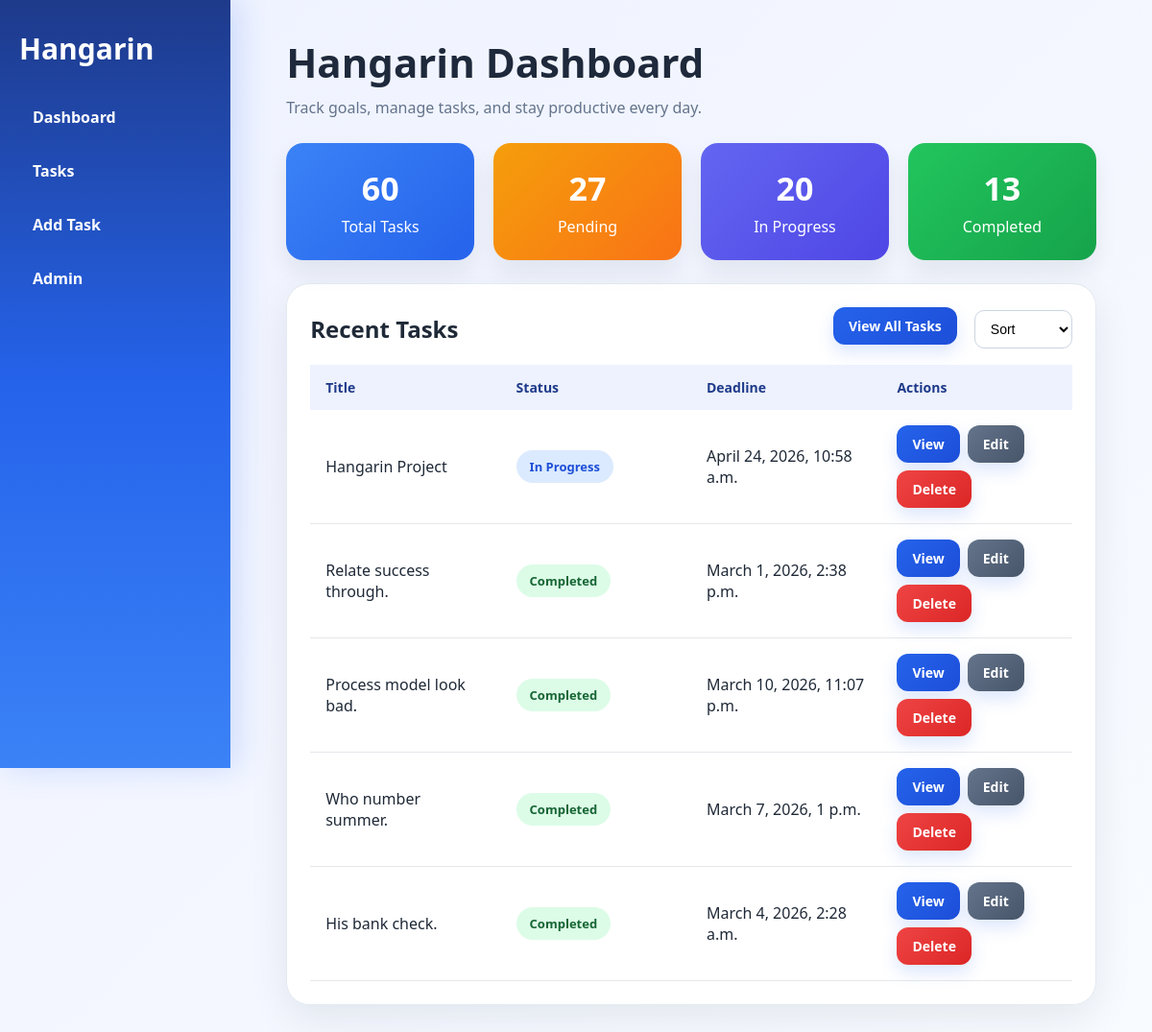
The page / on the database its author committed.
### tasks/models.py (models this page shows, shortened)
class BaseModel(models.Model):
    created_at = models.DateTimeField(auto_now_add=True)
    updated_at = models.DateTimeField(auto_now=True)
    class Meta:
        abstract = True

class Task(BaseModel):
    STATUS_CHOICES = [
        ("Pending", "Pending"),
        ("In Progress", "In Progress"),
        ("Completed", "Completed"),
    ]
    title = models.CharField(max_length=200)
    description = models.TextField()
    status = models.CharField(
        max_length=50,
        choices=STATUS_CHOICES,
        default="Pending"
    )
    deadline = models.DateTimeField()
    priority = models.ForeignKey(Priority, on_delete=models.CASCADE)
    category = models.ForeignKey(Category, on_delete=models.CASCADE)

### tasks/views.py (the view)
# urls.py: path('', views.dashboard, name='dashboard'),
def dashboard(request):
    sort = request.GET.get('sort')
    tasks = Task.objects.all()
    if sort == "date":
        tasks = tasks.order_by('-created_at')
    elif sort == "deadline":
        tasks = tasks.order_by('deadline')
    elif sort == "status":
        tasks = tasks.order_by('status')
    elif sort == "priority":
        tasks = tasks.order_by('priority__name')
    else:
        tasks = tasks.order_by('-created_at')
    tasks = tasks[:5]
    total_tasks = Task.objects.count()
    pending_tasks = Task.objects.filter(status="Pending").count()
    in_progress_tasks = Task.objects.filter(status="In Progress").count()
    completed_tasks = Task.objects.filter(status="Completed").count()
    context = {
        'tasks': tasks,
        'total_tasks': total_tasks,
        'pending_tasks': pending_tasks,
        'in_progress_tasks': in_progress_tasks,
        'completed_tasks': completed_tasks,
    }
    return render(request, 'tasks/dashboard.html', context)

### tasks/templates/tasks/dashboard.html (shortened to what this page needs)
{% extends 'tasks/base.html' %}
{% block content %}
<h1 class="page-title">Hangarin Dashboard</h1>
<p class="page-subtitle">Track goals, manage tasks, and stay productive every day.</p>
<div class="stats">
    <div class="stat-box stat-total">
        <h2>{{ total_tasks }}</h2>
        <p>Total Tasks</p>
    </div>
    <div class="stat-box stat-pending">
        <h2>{{ pending_tasks }}</h2>
        <p>Pending</p>
    </div>
    <div class="stat-box stat-progress">
        <h2>{{ in_progress_tasks }}</h2>
        <p>In Progress</p>
    </div>
    <div class="stat-box stat-completed">
        <h2>{{ completed_tasks }}</h2>
        <p>Completed</p>
    </div>
</div>
<div class="card">
    <div style="display:flex; justify-content:space-between; align-items:center; flex-wrap:wrap; gap:12px; margin-bottom:15px;">
        <h2 style="margin:0;">Recent Tasks</h2>
        <div style="display:flex; align-items:center; gap:10px; flex-wrap:wrap;">
            <a class="btn" href="{% url 'task_list' %}">
                View All Tasks
            </a>
            <form method="GET" style="margin:0;">
                <select name="sort" onchange="this.form.submit()">
                    <option value="">Sort</option>
                </select>
            </form>
        </div>
    </div>
    <table>
        <tr>
            <th>Title</th>
            <th>Status</th>
            <th>Deadline</th>
            <th>Actions</th>
        </tr>
        {% for task in tasks %}
        <tr>
            <td>{{ task.title }}</td>
            <td>
                {% if task.status == "Pending" %}
                    <span class="badge badge-pending">{{ task.status }}</span>
                {% elif task.status == "In Progress" %}
                    <span class="badge badge-progress">{{ task.status }}</span>
                {% elif task.status == "Completed" %}
                    <span class="badge badge-completed">{{ task.status }}</span>
                {% else %}
                    {{ task.status }}
                {% endif %}
            </td>
            <td>{{ task.deadline }}</td>
            <td>
                <div class="actions">
                    <a class="btn" href="{% url 'task_detail' task.pk %}">View</a>
                    <a class="btn btn-secondary" href="{% url 'task_update' task.pk %}">Edit</a>
                    <a class="btn btn-danger" href="{% url 'task_delete' task.pk %}">Delete</a>
                </div>
            </td>
        </tr>
        {% empty %}
        <tr>
            <td colspan="4" class="empty-text">No tasks found.</td>
        </tr>
        {% endfor %}
    </table>
</div>
{% endblock %}

### tasks/templates/tasks/base.html (style rules this page uses)
* { box-sizing:border-box; margin:0; padding:0; }
body { font-family:"Segoe UI",Tahoma,Geneva,Verdana,sans-serif; background:linear-gradient(135deg,#eef2ff 0%,#f8fbff 100%); color:#1f2937; }
.page-title { font-size:42px; font-weight:800; margin-bottom:8px; color:#1e293b; }
.page-subtitle { color:#64748b; margin-bottom:26px; font-size:16px; }
.card { background:rgba(255,255,255,0.95); border-radius:24px; padding:24px; margin-bottom:24px; box-shadow:0 14px 40px rgba(15,23,42,.08); border:1px solid rgba(226,232,240,.9); }
table { width:100%; border-collapse:collapse; table-layout:fixed; }
table th { background:#eef2ff; color:#1e3a8a; text-align:left; font-weight:700; padding:14px 16px; font-size:14px; }
table td { padding:16px; border-bottom:1px solid #e5e7eb; }
.badge { display:inline-block; padding:8px 14px; border-radius:999px; font-size:13px; font-weight:700; }
.badge-progress { background:#dbeafe; color:#1d4ed8; }
.badge-completed { background:#dcfce7; color:#166534; }
.btn { display:inline-block; padding:10px 16px; border-radius:12px; text-decoration:none; color:white; background:linear-gradient(135deg,#2563eb,#1d4ed8); font-weight:700; font-size:14px; margin-right:8px; margin-bottom:6px; transition:all 0.25s ease; box-shadow:0 8px 18px rgba(37,99,235,.16); }
.btn-secondary { background:linear-gradient(135deg,#64748b,#475569); }
.btn-danger { background:linear-gradient(135deg,#ef4444,#dc2626); }
.actions { display:flex; gap:10px; flex-wrap:wrap; align-items:center; }
.actions .btn { margin:0; }
.stats { display:grid; grid-template-columns:repeat(4,1fr); gap:20px; margin-bottom:24px; }
.stat-box { color:white; padding:24px; border-radius:18px; text-align:center; box-shadow:0 12px 24px rgba(15,23,42,.08); }
.stat-box h2 { font-size:34px; margin-bottom:6px; }
.stat-total { background:linear-gradient(135deg,#3b82f6,#2563eb); }
.stat-pending { background:linear-gradient(135deg,#f59e0b,#f97316); }
.stat-progress { background:linear-gradient(135deg,#6366f1,#4f46e5); }
.stat-completed { background:linear-gradient(135deg,#22c55e,#16a34a); }
input,textarea,select { width:100%; padding:10px 12px; border-radius:10px; border:1px solid #cbd5e1; background:white; font-size:14px; }

### tasks/templates/tasks/dashboard.html (style rules this page uses)
.actions { display:flex; gap:8px; flex-wrap:wrap; }
.actions .btn { margin:0; }

### rows shown on the page
Task: title "Hangarin Project", status "In Progress", deadline "April 24, 2026, 10:58 a.m."
Task: title "Relate success through.", status "Completed", deadline "March 1, 2026, 2:38 p.m."
Task: title "Process model look bad.", status "Completed", deadline "March 10, 2026, 11:07 p.m."
Task: title "Who number summer.", status "Completed", deadline "March 7, 2026, 1 p.m."
Task: title "His bank check.", status "Completed", deadline "March 4, 2026, 2:28 a.m."

### other values the page prints
{{ total_tasks }} "60"
{{ pending_tasks }} "27"
{{ in_progress_tasks }} "20"
{{ completed_tasks }} "13"
